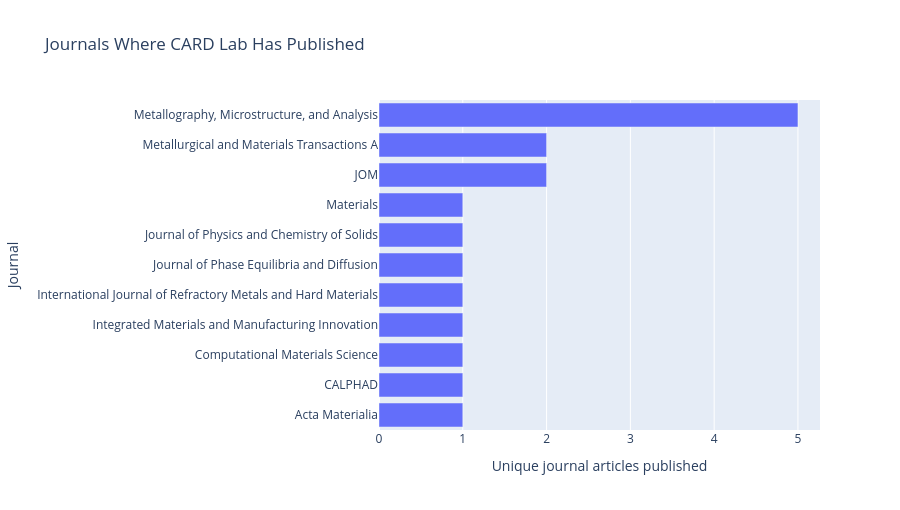

Here is the notebook cell this chart was saved with:
### Code cell
#| echo: false
#| output: true

import json
from pathlib import Path

import pandas as pd
import plotly.express as px


def _load_zotero_items_for_journal_chart():
    if "load_zotero_items" in globals():
        return load_zotero_items()

    cwd = Path.cwd()
    path_candidates = [
        cwd / "../files/zotero-items.json",
        cwd / "card-lab.github.io/files/zotero-items.json",
        cwd / "files/zotero-items.json",
    ]

    found = next((p.resolve() for p in path_candidates if p.exists()), None)
    if found is None:
        raise FileNotFoundError("Could not find zotero-items.json for journal chart.")

    with open(found, encoding="utf-8") as f:
        return json.load(f)


def _clean_text(value):
    if pd.isna(value):
        return ""
    return str(value).strip()


zotero_items_local = _load_zotero_items_for_journal_chart()
rows = []
for item in zotero_items_local:
    data = item.get("data", {})
    if str(data.get("itemType", "")).strip().lower() != "journalarticle":
        continue

    journal_name = _clean_text(data.get("publicationTitle", ""))
    if not journal_name:
        journal_name = _clean_text(data.get("journalAbbreviation", ""))
    if not journal_name:
        continue

    work_key = _clean_text(data.get("DOI", "")).lower()
    if not work_key:
        work_key = _clean_text(data.get("title", "")).lower()
    if not work_key:
        work_key = _clean_text(data.get("key", "")).lower()
    if not work_key:
        continue

    rows.append({"journal_name": journal_name, "work_key": work_key})

df_pub = pd.DataFrame(rows)
if df_pub.empty:
    print("Warning: no journal article records found to plot.")
else:
    journal_pub_counts = (
        df_pub.groupby("journal_name")["work_key"]
        .nunique()
        .rename("publications")
        .reset_index()
        .sort_values(["publications", "journal_name"], ascending=[False, True])
    )

    chart_data = journal_pub_counts.sort_values(["publications", "journal_name"], ascending=[True, True])
    fig = px.bar(
        chart_data,
        x="publications",
        y="journal_name",
        orientation="h",
        title="Journals Where CARD Lab Has Published",
        labels={
            "publications": "Papers published",
            "journal_name": "Journal",
        },
    )
    fig.update_xaxes(rangemode="tozero")
    fig.update_yaxes(automargin=True)
    fig.update_layout(height=max(500, 30 * len(chart_data) + 180))
    fig.show()

### Figure 1 — Plotly figure (JSON) as saved in the notebook; plotly's stock layout.template omitted (floating-point values rounded to 4 significant figures)
{"data": [{"hovertemplate": "Unique journal articles published=%{x}<br>Journal=%{y}<extra></extra>", "legendgroup": "", "marker": {"color": "#636efa", "pattern": {"shape": ""}}, "name": "", "orientation": "h", "showlegend": false, "textposition": "auto", "type": "bar", "x": [1, 1, 1, 1, 1, 1, 1, 1, 2, 2, 5], "xaxis": "x", "y": ["Acta Materialia", "CALPHAD", "Computational Materials Science", "Integrated Materials and Manufacturing Innovation", "International Journal of Refractory Metals and Hard Materials", "Journal of Phase Equilibria and Diffusion", "Journal of Physics and Chemistry of Solids", "Materials", "JOM", "Metallurgical and Materials Transactions A", "Metallography, Microstructure, and Analysis"], "yaxis": "y"}], "layout": {"barmode": "relative", "height": 510, "legend": {"tracegroupgap": 0}, "title": {"text": "Journals Where CARD Lab Has Published"}, "xaxis": {"anchor": "y", "domain": [0, 1], "rangemode": "tozero", "title": {"text": "Unique journal articles published"}}, "yaxis": {"anchor": "x", "automargin": true, "domain": [0, 1], "title": {"text": "Journal"}}}}
